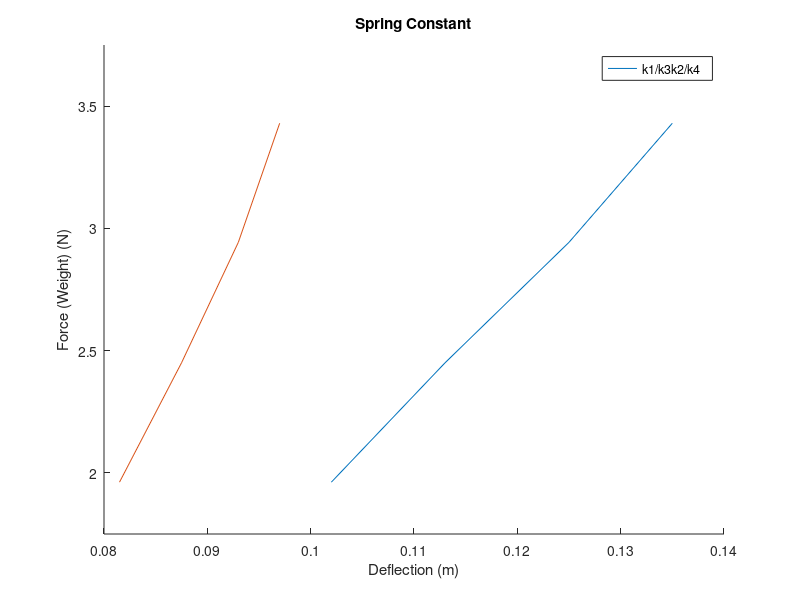

MATLAB code to generate this figure: (Note: this script raises an error after producing the figure.)

% spring calibration constant
W = [1.962 2.45 2.943 3.43]
Def1 = [0.102 0.113 0.125 0.135]
Def2 = [0.0815 0.08750 0.093 0.097]

figure; 
hold on

k13 = plot(Def1,W); P1 = "k1/k3";
k24 = plot(Def2,W); P2 = "k2/k4";
title('Spring Constant');
xlabel('Deflection (m)');
ylabel('Force (Weight) (N)');
axis([.08 .14 1.75 3.75]);
legend([k13,k24], [P1, P2]);

% viscous Damping 6 Volts
t1 = (X1(:,1));
a1 = (X1(:,2));
t2 = (X2(:,1));
a2 = (X2(:,2));
figure; 
hold on
p1 = plot(t1,a1); G1 = "6mm";
p2 = plot(t2,a2); G2 = "2mm";
title('Viscous Damping - 6Volts');
xlabel('Time (s)');
ylabel('Acceleration (m/s^2)');
axis([0 10 -.75 .75]);
legend([p1,p2], [G1, G2]);

% viscous damping  7 volts
t1 = (X1(:,1));
a1 = (X1(:,2));
t2 = (X2(:,1));
a2 = (X2(:,2));
figure; 
hold on
p1 = plot(t1,a1); G1 = "6mm";
p2 = plot(t2,a2); G2 = "2mm";
title('Viscous Damping - 7Volts');
xlabel('Time (s)');
ylabel('Acceleration (m/s^2)');
axis([0 10 -.5 .5]);
legend([p1,p2], [G1, G2]);

% viscous damping 7.5 volts
t1 = (X1(:,1));
a1 = (X1(:,2));
t2 = (X2(:,1));
a2 = (X2(:,2));
figure; hold on
p1 = plot(t1,a1); G1 = "6mm";
p2 = plot(t2,a2); G2 = "2mm";
title('Viscous Damping - 7.5Volts');
xlabel('Time (s)');
ylabel('Acceleration (m/s^2)');
axis([0 10 -1 1]);
legend([p1,p2], [G1, G2]);

% viscous damping 8 volts
t1 = (X1(:,1));
a1 = (X1(:,2));
t2 = (X2(:,1));
a2 = (X2(:,2));
figure; 
hold on
p1 = plot(t1,a1); G1 = "6mm";
p2 = plot(t2,a2); G2 = "2mm";
title('Viscous Damping - 8Volts');
xlabel('Time (s)');
ylabel('Acceleration (m/s^2)');
axis([0 10 -1 1]);
legend([p1,p2], [G1, G2]);

% viscous damping 8.5 volts
t1 = (X1(:,1));
a1 = (X1(:,2));
t2 = (X2(:,1));
a2 = (X2(:,2));
figure; hold on
p1 = plot(t1,a1); G1 = "6mm";
p2 = plot(t2,a2); G2 = "2mm";
title('Viscous Damping - 8.5Volts');
xlabel('Time (s)');
ylabel('Acceleration (m/s^2)');
axis([0 10 -3 3]);
legend([p1,p2], [G1, G2]);

% viscous damping 9 volts
t1 = (X1(:,1));
a1 = (X1(:,2));
t2 = (X2(:,1));
a2 = (X2(:,2));
figure; hold on
p1 = plot(t1,a1); G1 = "6mm";
p2 = plot(t2,a2); G2 = "2mm";
title('Viscous Damping - 9Volts');
xlabel('Time (s)');
ylabel('Acceleration (m/s^2)');
axis([0 10 -4 4]);
legend([p1,p2], [G1, G2]);

% viscous damping 9.25 volts
t1 = (X1(:,1));
a1 = (X1(:,2));
t2 = (X2(:,1));
a2 = (X2(:,2));
figure; hold on
p1 = plot(t1,a1); G1 = "6mm";
p2 = plot(t2,a2); G2 = "2mm";
title('Viscous Damping - 9.25Volts');
xlabel('Time (s)');
ylabel('Acceleration (m/s^2)');
axis([0 10 -7 7]);
legend([p1,p2], [G1, G2]);

% viscous damping 9.35 volts
t1 = (X1(:,1));
a1 = (X1(:,2));
t2 = (X2(:,1));
a2 = (X2(:,2));
figure; hold on
p1 = plot(t1,a1); G1 = "6mm";
p2 = plot(t2,a2); G2 = "2mm";
title('Viscous Damping - 9.35Volts');
xlabel('Time (s)');
ylabel('Acceleration (m/s^2)');
axis([0 10 -8 8]);
legend([p1,p2], [G1, G2]);

% viscous damping 9.42 volts
t1 = (X1(:,1));
a1 = (X1(:,2));
t2 = (X2(:,1));
a2 = (X2(:,2));
figure; hold on
p1 = plot(t1,a1); G1 = "6mm";
p2 = plot(t2,a2); G2 = "2mm";
title('Viscous Damping - 9.42Volts');
xlabel('Time (s)');
ylabel('Acceleration (m/s^2)');
axis([0 10 -8 8]);
legend([p1,p2], [G1, G2]);

% viscous damping 9.5 volts
t1 = (X1(:,1));
a1 = (X1(:,2));
t2 = (X2(:,1));
a2 = (X2(:,2));
figure; hold on
p1 = plot(t1,a1); G1 = "6mm";
p2 = plot(t2,a2); G2 = "2mm";
title('Viscous Damping - 9.5Volts');
xlabel('Time (s)');
ylabel('Acceleration (m/s^2)');
axis([0 10 -8 8]);
legend([p1,p2], [G1, G2]);

% viscous damping 9.75 volts
t1 = (X1(:,1));
a1 = (X1(:,2));
t2 = (X2(:,1));
a2 = (X2(:,2));
figure; hold on
p1 = plot(t1,a1); G1 = "6mm";
p2 = plot(t2,a2); G2 = "2mm";
title('Viscous Damping - 9.75Volts');
xlabel('Time (s)');
ylabel('Acceleration (m/s^2)');
axis([0 10 -6 6]);
legend([p1,p2], [G1, G2]);

% viscous damping 10 volts
t1 = (X1(:,1));
a1 = (X1(:,2));
t2 = (X2(:,1));
a2 = (X2(:,2));
figure; hold on
p1 = plot(t1,a1); G1 = "6mm";
p2 = plot(t2,a2); G2 = "2mm";
title('Viscous Damping - 10Volts');
xlabel('Time (s)');
ylabel('Acceleration (m/s^2)');
axis([0 10 -4.5 4.5]);
legend([p1,p2], [G1, G2]);

% viscous damping 10.5 volts
t1 = (X1(:,1));
a1 = (X1(:,2));
t2 = (X2(:,1));
a2 = (X2(:,2));
figure; hold on
p1 = plot(t1,a1); G1 = "6mm";
p2 = plot(t2,a2); G2 = "2mm";
title('Viscous Damping - 10.5Volts');
xlabel('Time (s)');
ylabel('Acceleration (m/s^2)');
axis([0 10 -3 3]);
legend([p1,p2], [G1, G2]);

% viscous damping 10.7 volts
t1 = (X1(:,1));
a1 = (X1(:,2));
t2 = (X2(:,1));
a2 = (X2(:,2));
figure; hold on
p1 = plot(t1,a1); G1 = "6mm";
p2 = plot(t2,a2); G2 = "2mm";
title('Viscous Damping - 10.7Volts');
xlabel('Time (s)');
ylabel('Acceleration (m/s^2)');
axis([0 10 -2.5 2.5]);
legend([p1,p2], [G1, G2]);

% viscous damping 11 volts
t1 = (X1(:,1));
a1 = (X1(:,2));
t2 = (X2(:,1));
a2 = (X2(:,2));
figure; hold on
p1 = plot(t1,a1); G1 = "6mm";
p2 = plot(t2,a2); G2 = "2mm";
title('Viscous Damping - 11Volts');
xlabel('Time (s)');
ylabel('Acceleration (m/s^2)');
axis([0 10 -2 2]);
legend([p1,p2], [G1, G2]);

v1 = [6 7 7.5 8 8.5 9 9.25 9.35 9.42 9.5 9.75 10 10.5 10.7 11]
a1 = [0.202 0.36 0.589 0.739 1.6 2.77 4.7 5.83 6.55 6.97 4.1 3.92 2.18 1.71 1.65]
v2 = [6 7 7.5 8 8.5 9 9.25 9.35 9.42 9.5 9.75 10 10.5 10.7 11]
a2 = [0.2 0.364 0.639 0.829 1.35 1.97 2.07 2.39 2.38 2.4 2.2 2.1 1.42 1.5 1.3]
figure; hold on
f1 = plot(v1,a1); P1 = "6mm";
f2 = plot(v2,a2); P2 = "2mm";
title('Acceleration Vs Excitation Input Voltage');
xlabel('Voltage (V)');
ylabel('Acceleration (m/s^2)');
axis([5.5 11.5 0 9]);
legend([f1,f2], [P1, P2]);

% coulomb damping
t = (X1(:,1));
a = (X1(:,2));
figure; hold on
plot(t,a);
title('Coulomb Damping');
xlabel('Time (s)');
ylabel('Acceleration (m/s^2)');
axis([1.35 9 -22 22]);

% harmonic forcing
t1 = (X1(:,1));
a1 = (X1(:,2));
t2 = (X2(:,1));
a2 = (X2(:,2));
figure; hold on
p1 = plot(t1,a1); G1 = "6mm";
p2 = plot(t2,a2); G2 = "2mm";
title('Harmonic Forcing');
xlabel('Time (s)');
ylabel('Acceleration (m/s^2)');
axis([-.5 10.5 -18 17]);
legend([p1,p2], [G1, G2]);
